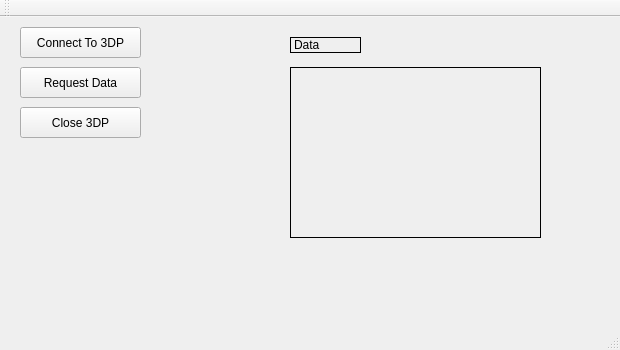
<?xml version="1.0" encoding="UTF-8"?>
<ui version="4.0">
 <class>MainWindow</class>
 <widget class="QMainWindow" name="MainWindow">
  <property name="geometry">
   <rect>
    <x>0</x>
    <y>0</y>
    <width>620</width>
    <height>350</height>
   </rect>
  </property>
  <property name="windowTitle">
   <string>MainWindow</string>
  </property>
  <widget class="QWidget" name="centralWidget">
   <widget class="QPushButton" name="pushButton">
    <property name="geometry">
     <rect>
      <x>20</x>
      <y>10</y>
      <width>121</width>
      <height>31</height>
     </rect>
    </property>
    <property name="text">
     <string>Connect To 3DP</string>
    </property>
   </widget>
   <widget class="QPushButton" name="pushButton_2">
    <property name="geometry">
     <rect>
      <x>20</x>
      <y>50</y>
      <width>121</width>
      <height>31</height>
     </rect>
    </property>
    <property name="text">
     <string>Request Data</string>
    </property>
   </widget>
   <widget class="QPushButton" name="pushButton_3">
    <property name="geometry">
     <rect>
      <x>20</x>
      <y>90</y>
      <width>121</width>
      <height>31</height>
     </rect>
    </property>
    <property name="text">
     <string>Close 3DP</string>
    </property>
   </widget>
   <widget class="QLabel" name="label">
    <property name="geometry">
     <rect>
      <x>290</x>
      <y>20</y>
      <width>71</width>
      <height>16</height>
     </rect>
    </property>
    <property name="frameShape">
     <enum>QFrame::Panel</enum>
    </property>
    <property name="text">
     <string>Data</string>
    </property>
   </widget>
   <widget class="QLabel" name="label_2">
    <property name="geometry">
     <rect>
      <x>290</x>
      <y>50</y>
      <width>251</width>
      <height>171</height>
     </rect>
    </property>
    <property name="frameShape">
     <enum>QFrame::Panel</enum>
    </property>
    <property name="text">
     <string/>
    </property>
   </widget>
  </widget>
  <widget class="QMenuBar" name="menuBar">
   <property name="geometry">
    <rect>
     <x>0</x>
     <y>0</y>
     <width>620</width>
     <height>21</height>
    </rect>
   </property>
  </widget>
  <widget class="QToolBar" name="mainToolBar">
   <attribute name="toolBarArea">
    <enum>TopToolBarArea</enum>
   </attribute>
   <attribute name="toolBarBreak">
    <bool>false</bool>
   </attribute>
  </widget>
  <widget class="QStatusBar" name="statusBar"/>
 </widget>
 <layoutdefault spacing="6" margin="11"/>
 <resources/>
 <connections/>
</ui>
